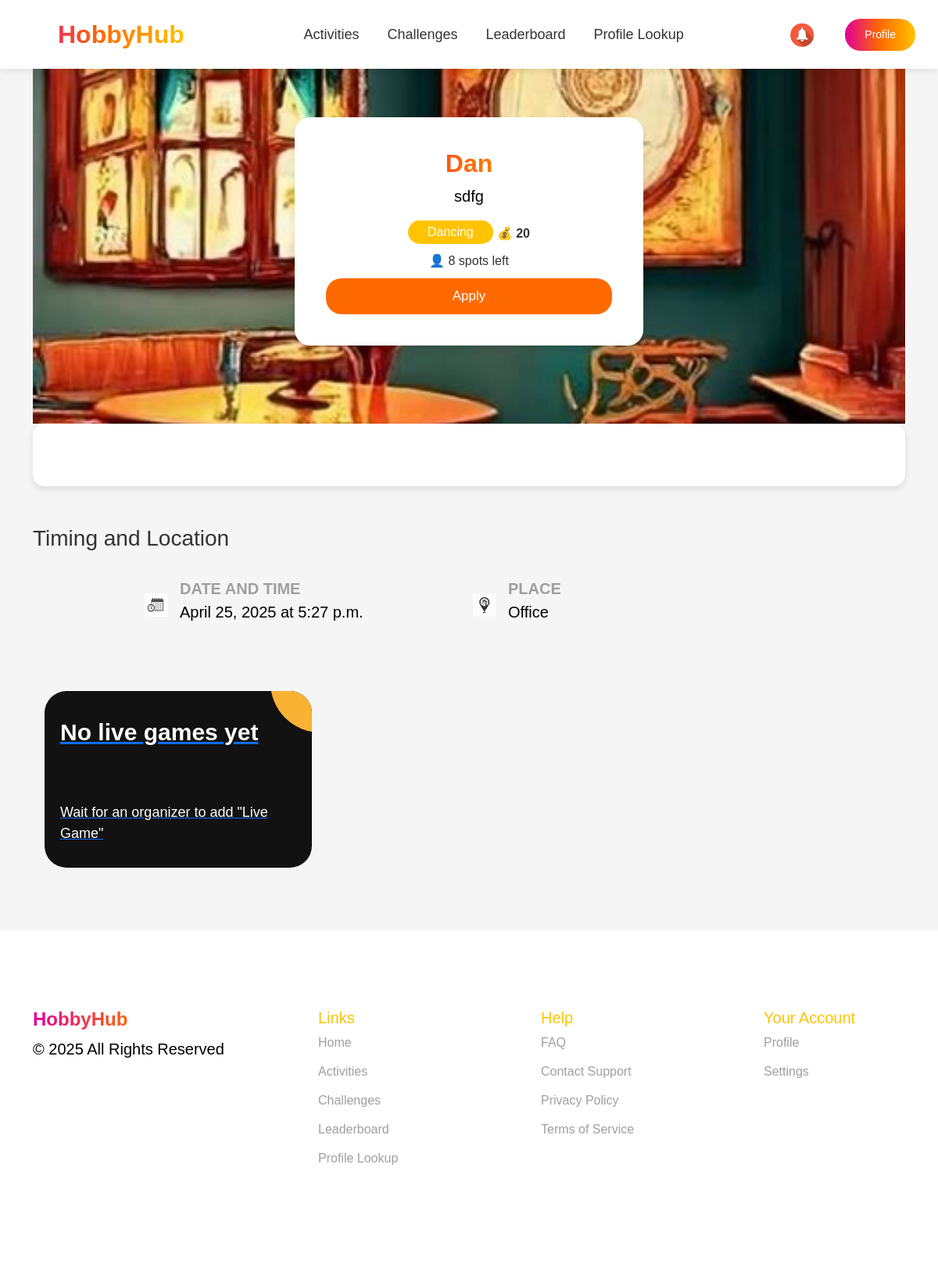
The page /activity/28/ (signed in) on the database as committed earlier.
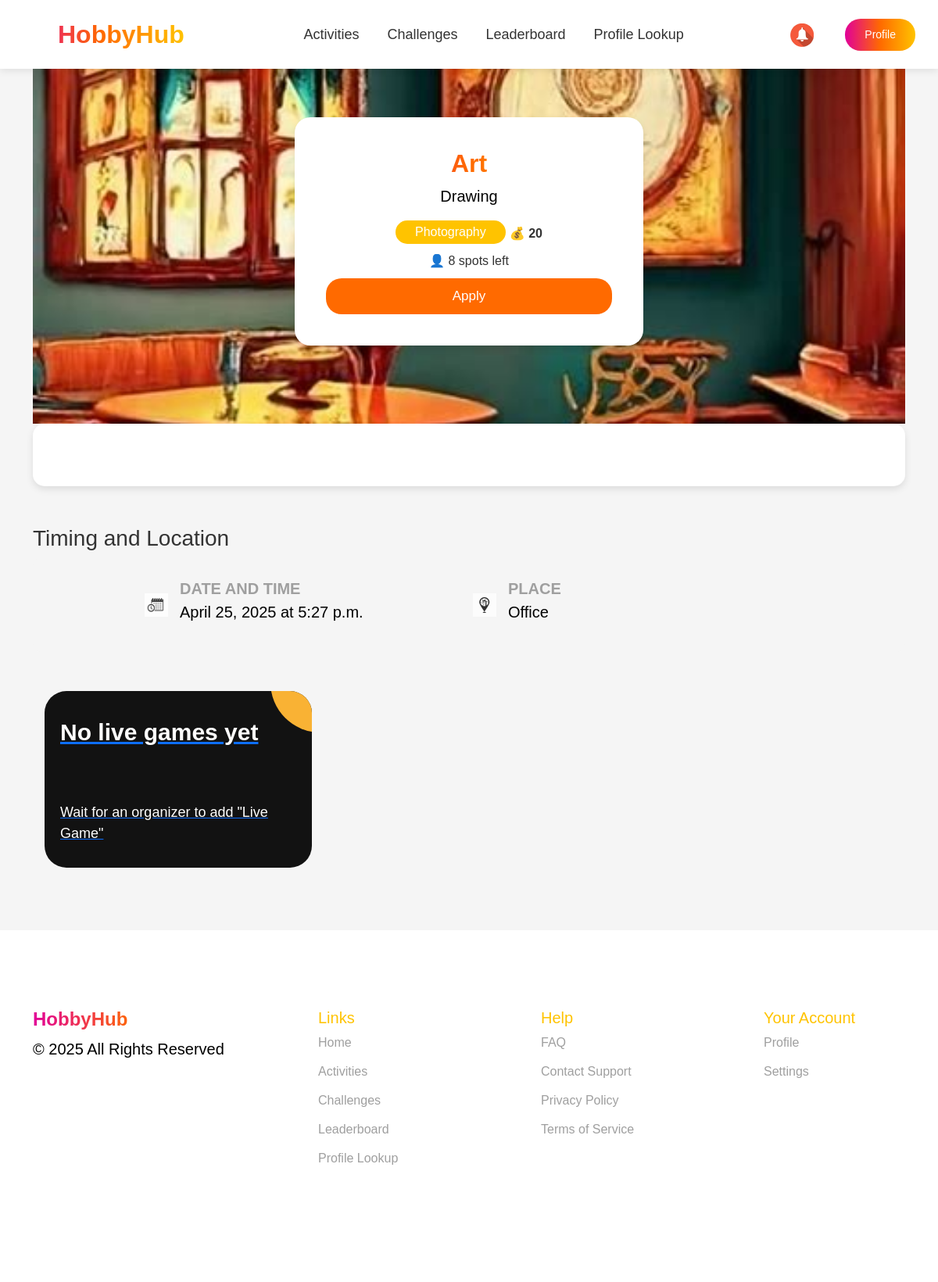
The same page on the database as committed later.
### events/models.py (models this page shows, shortened)
class Event(models.Model):
    EVENT_TYPES = [
        ('offline-outdoor', 'Offline - Outdoor'),
        ('offline-indoor', 'Offline - Indoor'),
        ('online', 'Online'),
    ]
    EVENT_STATUS = [
        ('upcoming', 'Upcoming'),
        ('in_progress', 'In Progress'),
        ('completed', 'Completed'),
    ]
    title = models.CharField(max_length=150)
    description = models.TextField()
    location = models.CharField(max_length=250)
    date = models.DateField()
    time = models.TimeField()
    event_type = models.CharField(max_length=15, choices=EVENT_TYPES, default='offline-indoor')
    status = models.CharField(max_length=12, choices=EVENT_STATUS, default='upcoming')
    hobbies = models.ManyToManyField(Hobby, related_name='events')
    image = models.ImageField(upload_to='event_images/', null=True, blank=True)
    company = models.ForeignKey(
        Company,
        to_field='company_id',
        on_delete=models.CASCADE,
        related_name='events',
        verbose_name="Company"
    )
    diamonds = models.IntegerField(default=0, verbose_name="Diamonds")
    quota = models.IntegerField(default=10, verbose_name="Quota")
    participants = models.ManyToManyField(Employee, related_name='events', blank=True)
    @property
    def spots_left(self):
        return self.quota - self.participants.count()

class Hobby(models.Model):
    name = models.CharField(max_length=100, unique=True, verbose_name="Hobby Name")
    def __str__(self):
        return self.name

### events/views.py (the view)
# urls.py: path('activity/<int:event_id>/', activity_details, name='activity_details'),
@role_required("employee")
@approval_required
def activity_details(request, event_id):
    event = get_object_or_404(Event, id=event_id)
    nickname = request.session.get("nickname")
    user_is_registered = False
    if nickname:
        try:
            employee = Employee.objects.get(nickname=nickname)
            user_is_registered = event.participants.filter(nickname=nickname).exists()
        except Employee.DoesNotExist:
            pass
    return render(request, 'activity_details.html', {
        'event': event,
        'user_is_registered': user_is_registered,
        'nickname': nickname,  # Ensure nickname is passed to the template
    })

### events/views.py (called while the page is built)
def role_required(role):
    def decorator(view_func):
        @wraps(view_func)
        def wrapper(request, *args, **kwargs):
            if role == "employee" and not request.session.get("nickname"):
                return redirect(f"/sign_in/?next={request.get_full_path()}")
            if role == "organizer" and not request.session.get("company_id"):
                return redirect(f"/sign_in/?next={request.get_full_path()}")
            return view_func(request, *args, **kwargs)
        return wrapper
    return decorator

def approval_required(view_func):
    @wraps(view_func)
    def _wrapped_view(request, *args, **kwargs):
        nickname = request.session.get("nickname")
        if not nickname:
            return redirect("sign_in")
        user = Employee.objects.filter(nickname=nickname).first()
        if not user or not user.is_approved:
            return redirect("")
        return view_func(request, *args, **kwargs)
    return _wrapped_view

### events/templates/activity_details.html (shortened to what the changed rows need)
{% extends 'user_base.html' %}
{% load static %}
{% block extra_css %}
<link rel="stylesheet" href="https://cdn.jsdelivr.net/npm/bootstrap@5.3.0/dist/css/bootstrap.min.css">
<link rel="stylesheet" href="{% static 'css/sass_styles.css' %}">
    <link rel="stylesheet" href="{% static 'css/activity_details.css' %}">
    <link rel="stylesheet" href="{% static 'css/organizer-styles.css' %}">
    <link href="https://fonts.cdnfonts.com/css/gilroy-bold" rel="stylesheet">
    <link rel="stylesheet" href="https://unpkg.com/leaflet/dist/leaflet.css" />
{% endblock %}
{% block content %}
    <div class="activity-bg" style="background: url('{{ event.image.url }}') no-repeat center center/cover;">
        <div class="challenge-container">
            <div class="challenge-info">
                <h2 class="gradient-text">{{ event.title }}</h2>
                <p>{{ event.description }}</p>
                <div class="tags">
                    {% for hobby in event.hobbies.all %}
                        <span class="tag">{{ hobby }}</span>
                    {% endfor %}
                    <span class="points">&#128176; {{ event.diamonds }}</span>
                </div>
                <div class="tags">
                    <span class="quota">&#128100; {{ event.spots_left }} spots left</span>
                </div>
                {% if user_is_registered %}
                    <button class="cancel-btn" data-event-id="{{ event.id }}" onclick="cancelEventRegistration({{ event.id }})">
                        Cancel Registration
                    </button>
                {% else %}
                    <button class="apply-btn" data-event-id="{{ event.id }}" onclick="applyToEvent({{ event.id }})">
                        Apply
                    </button>
                {% endif %}
            </div>
        </div>
    </div>
    <div class="timing-location">
    </div>
    <h3 style="margin-top: 50px;">Timing and Location</h3>
        <div class="details">
            <div class="detail-box">
                <div>
                    <p class="label">DATE AND TIME</p>
                    <p>{{ event.date }} at {{ event.time }}</p>
                </div>
            </div>
            <div class="detail-box">
                <div>
                    <p class="label">PLACE</p>
                    <p>{{ event.location }}</p>
                </div>
            </div>
        </div>
        <div class="ag-format-container">
            <div class="ag-courses_box">
            </div>
        </div>
    </div>
{% endblock %}

Rows that differ between the two databases and show on the page:
no longer on this page (row unchanged): Hobby: name "Dancing"
changed Event "Office": title "Dan" → "Art"; description "sdfg" → "Drawing"
now on this page (row unchanged): Hobby: name "Photography"
